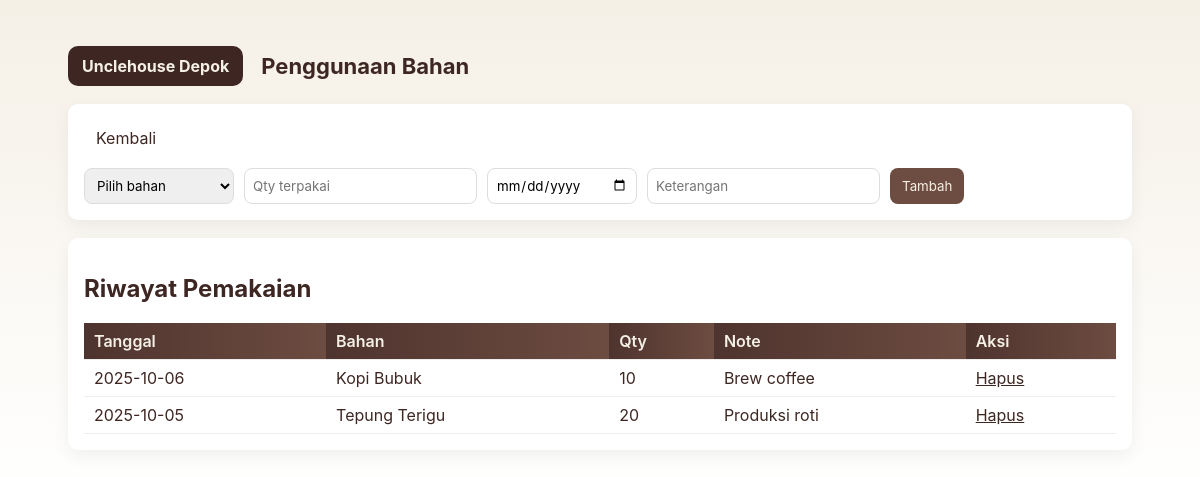
/usages.php (signed in), run on the app's committed database.
### tables this page shows
CREATE TABLE usages (
  id INT AUTO_INCREMENT PRIMARY KEY,
  bahan_id INT,
  qty INT,
  tanggal DATE,
  note VARCHAR(255),
  created_at TIMESTAMP DEFAULT CURRENT_TIMESTAMP,
  FOREIGN KEY (bahan_id) REFERENCES tb_bahan_baku(id) ON DELETE SET NULL
);

CREATE TABLE tb_bahan_baku (
  id INT AUTO_INCREMENT PRIMARY KEY,
  kode VARCHAR(20) NOT NULL,
  nama VARCHAR(100) NOT NULL,
  kategori VARCHAR(50) DEFAULT '',
  stok_awal INT DEFAULT 0,
  stok_akhir INT DEFAULT 0,
  pemakaian_per_minggu INT DEFAULT 0,
  harga DECIMAL(12,2) DEFAULT 0,
  created_at TIMESTAMP DEFAULT CURRENT_TIMESTAMP
);

### usages.php (the view, shortened to what this page needs)
<?php
require 'config.php';
$rows = $pdo->query('SELECT u.*, b.nama as bahan FROM usages u LEFT JOIN tb_bahan_baku b ON b.id=u.bahan_id ORDER BY u.id DESC')->fetchAll();
$bahan = $pdo->query('SELECT id,nama FROM tb_bahan_baku')->fetchAll();
?>
<!doctype html><html><head><meta charset='utf-8'><meta name='viewport' content='width=device-width,initial-scale=1'>
<title>Penggunaan</title><link rel="stylesheet" href="style.css"></head><body>
<div class="container"><header><div class="brand">Unclehouse Depok</div><div><h1>Penggunaan Bahan</h1></div></header>
<div class="card"><a href="dashboard.php" class="btn">Kembali</a>
  <form method="post" class="form-row" style="margin-top:12px;">
    <select name="bahan_id" required><option value="">Pilih bahan</option><?php foreach($bahan as $b) echo '<option value="'.$b['id'].'">'.htmlspecialchars($b['nama']).'</option>'; ?></select>
    <input name="qty" type="number" placeholder="Qty terpakai" required>
    <input name="tanggal" type="date" required>
    <input name="note" placeholder="Keterangan">
    <button class="btn btn-primary" type="submit">Tambah</button>
  </form></div>
<div class="card"><h2>Riwayat Pemakaian</h2><table><thead><tr><th>Tanggal</th><th>Bahan</th><th>Qty</th><th>Note</th><th>Aksi</th></tr></thead><tbody>
<?php foreach($rows as $r): ?><tr><td><?php echo htmlspecialchars($r['tanggal']); ?></td><td><?php echo htmlspecialchars($r['bahan']); ?></td><td><?php echo (int)$r['qty']; ?></td><td><?php echo htmlspecialchars($r['note']); ?></td><td><a href="usages.php?delete=<?php echo $r['id']; ?>" onclick="return confirm('Hapus?')">Hapus</a></td></tr><?php endforeach; ?>
</tbody></table></div></div></body></html>

### style.css (style rules this page uses)
:root { --brown-900:#3e2723;--brown-800:#4e342e;--brown-700:#6d4c41;--brown-500:#8d6e63;--cream:#f5f0e6;--accent:#d7b89d; }
* { box-sizing:border-box;font-family:Inter,system-ui,Roboto,Arial; }
body { margin:0;background:linear-gradient(180deg,var(--cream),#fff);color:var(--brown-900); }
.container { max-width:1100px;margin:28px auto;padding:18px; }
header { display:flex;align-items:center;gap:18px; }
.brand { background:var(--brown-900);color:var(--cream);padding:10px 14px;border-radius:10px;font-weight:700; }
.card { background:#fff;border-radius:10px;padding:16px;box-shadow:0 6px 18px rgba(0,0,0,0.06);margin-top:18px; }
h1 { margin:0;font-size:22px;color:var(--brown-900); }
table { width:100%;border-collapse:collapse;margin-top:12px; }
th,td { padding:8px 10px;border-bottom:1px solid #eee;text-align:left; }
th { background:linear-gradient(90deg,var(--brown-800),var(--brown-700));color:var(--cream);font-weight:600; }
.btn { display:inline-block;padding:8px 12px;border-radius:8px;text-decoration:none;border:none;cursor:pointer; }
.btn-primary { background:var(--brown-700);color:var(--cream); }
.form-row { display:flex;gap:10px;flex-wrap:wrap; }
input, select, textarea { padding:8px;border-radius:8px;border:1px solid #ddd;min-width:150px; }
a { color:inherit; }

### data on the page
usages: tanggal "2025-10-06", bahan.nama "Kopi Bubuk", qty "10", note "Brew coffee"
usages: tanggal "2025-10-05", bahan.nama "Tepung Terigu", qty "20", note "Produksi roti"
